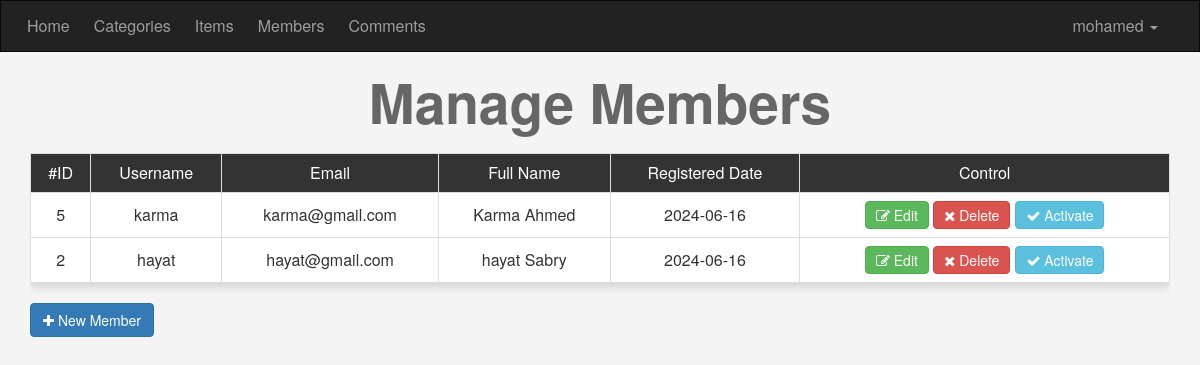
/admin/members.php?do=Manage&page=Pending (signed in), run on the app's committed database.
### tables this page shows
CREATE TABLE `users` (
  `UserID` int(11) NOT NULL COMMENT 'To Identify User',
  `Username` varchar(255) NOT NULL COMMENT 'Username To LOgin',
  `Password` varchar(255) NOT NULL COMMENT 'Password To LOgin',
  `Email` varchar(255) NOT NULL,
  `FullName` varchar(255) NOT NULL,
  `GroupID` int(11) NOT NULL DEFAULT 0 COMMENT 'To Identify User Group',
  `TrustStatus` int(11) NOT NULL DEFAULT 0 COMMENT 'Seller Rank',
  `RegStatus` int(11) NOT NULL DEFAULT 0 COMMENT 'User Approval',
  `Date` date NOT NULL
);

### admin/members.php (the view, shortened to what this page needs)
<?php
if (isset($_SESSION['Username'])) {
    include 'init.php';
    $do = isset($_GET['do']) ? $_GET['do'] : 'Manage';
    if ($do == 'Manage') {
        $query = '';
        if (isset($_GET['page']) && $_GET['page'] == 'Pending') {
            $query = 'AND RegStatus = 0';
        }
        $stmt = $con->prepare("SELECT * FROM users WHERE GroupID != 1 $query ORDER BY UserID DESC");
        $stmt->execute();
        $rows = $stmt->fetchAll();
        if (!empty($rows)) {
?>
            <h1 class="text-center">Manage Members</h1>
            <div class="container">
                <div class="table-responsive">
                    <table class="main-table text-center table table-bordered">
                        <tr>
                            <td>#ID</td>
                            <td>Username</td>
                            <td>Email</td>
                            <td>Full Name</td>
                            <td>Registered Date</td>
                            <td>Control</td>
                        </tr>
                        <?php
                        foreach ($rows as $row) {
                            echo "<tr>";
                            echo "<td>" . $row['UserID'] . "</td>";
                            echo "<td>" . $row['Username'] . "</td>";
                            echo "<td>" . $row['Email'] . "</td>";
                            echo "<td>" . $row['FullName'] . "</td>";
                            echo "<td>" . $row['Date'] . "</td>";
                            echo "<td>
                            <a href='?do=Edit&userid=" . $row['UserID'] . "' class='btn btn-success'><i class='fa fa-edit'></i> Edit</a>
                            <a href='?do=Delete&userid=" . $row['UserID'] . "' class='btn btn-danger confirm'><i class='fa fa-close'></i> Delete</a>";
                            if ($row['RegStatus'] == 0) {
                                echo "<a href='?do=Activate&userid=" . $row['UserID'] . "' class='btn btn-info activate'><i class='fa fa-check'></i> Activate</a>";
                            }
                            echo "</td>";
                            echo "</tr>";
                        }
                        ?>
                    </table>
                </div>
                <a href="?do=Add" class="btn btn-primary"><i class="fa fa-plus"></i> New Member</a>
            </div>
        <?php
        } else {
            echo '<div class="container">';
            echo '<div class="nice-message">There\'s No Members To Show</div>';
            echo '<a href="?do=Add" class="btn btn-primary"><i class="fa fa-plus fa-lg"></i> New Member</a>';
            echo '</div>';
        }
    }
    include $tpl . 'footer.php';
} else {
    header('Location: index.php');
    exit();
}

### admin/layout/css/backend.css (style rules this page uses)
body { font-size: 16px; background-color: #f4f4f4; }
h1 { font-size: 55px; margin: 20px 0; font-weight: bold; color: #666; }
.main-table { -webkit-box-shadow: 0 3px 10px #ccc; -moz-box-shadow: 0 3px 10px #ccc; box-shadow: 0 3px 10px #ccc; }
.main-table td { background-color: #fff; vertical-align: middle !important; }
.main-table tr:first-child td { background-color: #333; color: #fff; }
.main-table .btn { padding: 3px 10px; }
.activate { margin-left: 5px; }

### data on the page
users: UserID "5", Username "karma", Email "karma@gmail.com", FullName "Karma Ahmed", Date "2024-06-16"
users: UserID "2", Username "hayat", Email "hayat@gmail.com", FullName "hayat Sabry", Date "2024-06-16"

### other printed values
lang('HOME_ADMIN') "Home"
lang('CATEGORIES') "Categories"
lang('ITEMS') "Items"
lang('MEMBERS') "Members"
lang('COMMENTS') "Comments"
$_SESSION['Username'] "mohamed"
